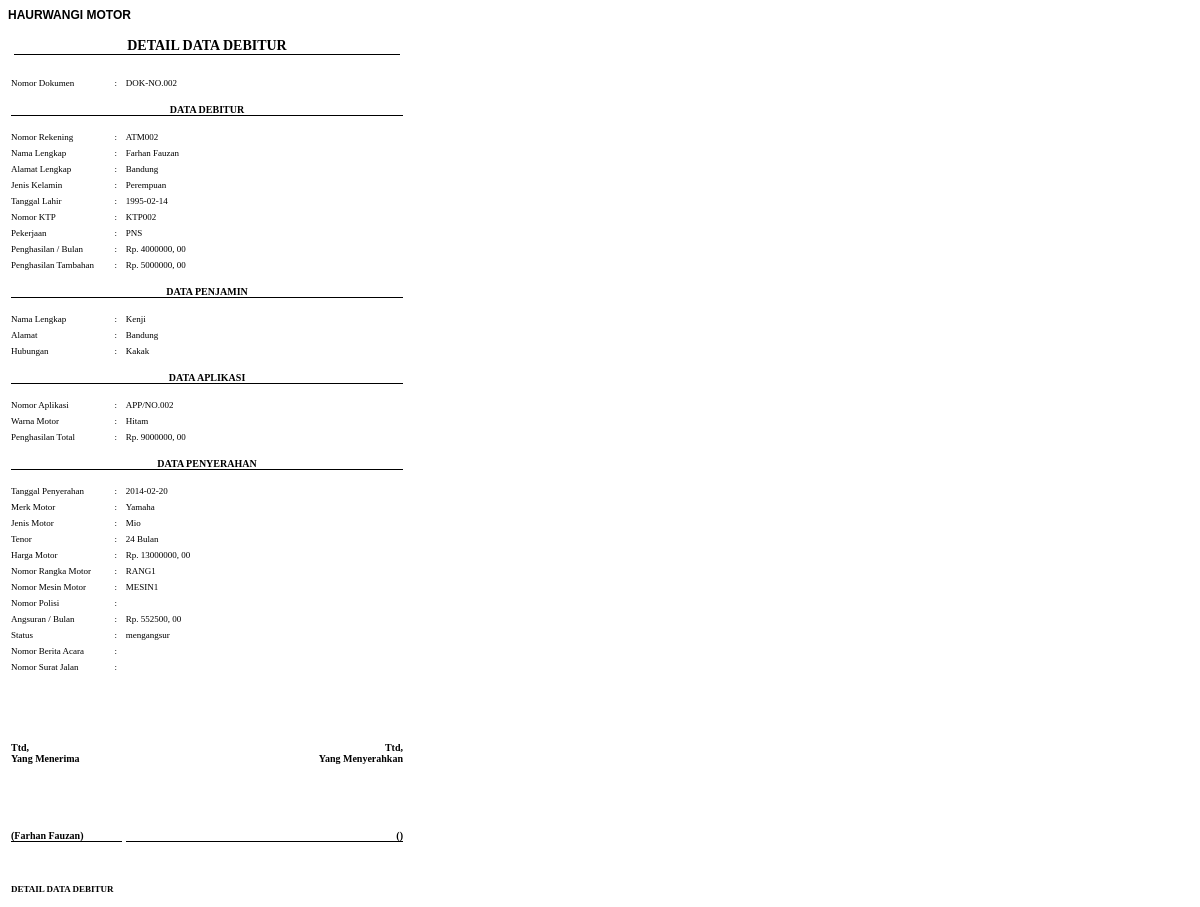
/module/pengajuan/pengajuan_view.php?no_dok=DOK-NO.002, run on the app's committed database.
### tables this page shows
CREATE TABLE IF NOT EXISTS `penjamin` (
  `penjamin_no_penjamin` varchar(10) NOT NULL,
  `penjamin_nama` varchar(40) NOT NULL,
  `penjamin_alamat` varchar(100) NOT NULL,
  `penjamin_tgllahir` varchar(10) NOT NULL,
  `penjamin_hubungan` varchar(10) NOT NULL,
  PRIMARY KEY (`penjamin_no_penjamin`)
);

CREATE TABLE IF NOT EXISTS `akad` (
  `akad_no_dokumen` varchar(10) NOT NULL,
  `akad_tgl` varchar(10) NOT NULL,
  `debitur_no_rekening` varchar(25) NOT NULL,
  `penjamin_no_penjamin` varchar(10) NOT NULL,
  `akad_tenor` varchar(5) NOT NULL,
  `akad_merk_motor` varchar(20) NOT NULL,
  `akad_jenis_motor` varchar(10) NOT NULL,
  `akad_harga` varchar(10) NOT NULL,
  `akad_no_rangka` varchar(10) NOT NULL,
  `akad_no_mesin` varchar(10) NOT NULL,
  `akad_angsuran` varchar(6) NOT NULL,
  `akad_status` varchar(10) NOT NULL,
  PRIMARY KEY (`akad_no_dokumen`)
);

CREATE TABLE IF NOT EXISTS `debitur` (
  `debitur_no_rekening` varchar(25) NOT NULL,
  `debitur_nama` varchar(40) NOT NULL,
  `debitur_alamat` varchar(100) NOT NULL,
  `debitur_tgllahir` varchar(10) NOT NULL,
  `debitur_noktp` varchar(20) NOT NULL,
  `debitur_jk` varchar(10) NOT NULL,
  `debitur_pekerjaan` varchar(20) NOT NULL,
  `debitur_penghasilan` varchar(10) NOT NULL,
  `debitur_penghasilan2` varchar(10) NOT NULL,
  `penjamin_no_penjamin` varchar(10) NOT NULL,
  PRIMARY KEY (`debitur_no_rekening`)
);

CREATE TABLE IF NOT EXISTS `aplikasi` (
  `aplikasi_no_aplikasi` varchar(10) NOT NULL,
  `aplikasi_merk_motor` varchar(20) NOT NULL,
  `aplikasi_jenis_motor` varchar(10) NOT NULL,
  `aplikasi_warna` varchar(10) NOT NULL,
  `aplikasi_tpenghasilan` varchar(10) NOT NULL,
  `debitur_no_rekening` varchar(25) NOT NULL,
  PRIMARY KEY (`aplikasi_no_aplikasi`)
);

### module/pengajuan/pengajuan_view.php (the view, shortened to what this page needs)
<?php
$no_dok=$_GET['no_dok'];
$query="SELECT
debitur.debitur_nama AS debitur_nama,
debitur.debitur_alamat AS debitur_alamat,
debitur.debitur_noktp AS debitur_noktp,
debitur.debitur_jk AS debitur_jk,
debitur.debitur_pekerjaan AS debitur_pekerjaan,
debitur.debitur_penghasilan AS debitur_penghasilan,
debitur.debitur_penghasilan2 AS debitur_penghasilan2,
debitur.debitur_tgllahir AS debitur_tgllahir,
penjamin.penjamin_no_penjamin AS penjamin_no_penjamin,
penjamin.penjamin_nama AS penjamin_nama,
penjamin.penjamin_alamat AS penjamin_alamat,
penjamin.penjamin_tgllahir AS penjamin_tgllahir,
penjamin.penjamin_hubungan AS penjamin_hubungan,
debitur.debitur_no_rekening AS debitur_no_rekening,
aplikasi.aplikasi_no_aplikasi AS aplikasi_no_aplikasi,
aplikasi.aplikasi_warna AS aplikasi_warna,
aplikasi.aplikasi_tpenghasilan AS aplikasi_tpenghasilan,
akad.akad_no_dokumen AS akad_no_dokumen,
akad.akad_tgl AS akad_tgl,
akad.akad_tenor AS akad_tenor,
akad.akad_merk_motor AS akad_merk_motor,
akad.akad_jenis_motor AS akad_jenis_motor,
akad.akad_harga AS akad_harga,
akad.akad_no_rangka AS akad_no_rangka,
akad.akad_no_mesin AS akad_no_mesin,
akad.akad_angsuran AS akad_angsuran,
akad.akad_status AS akad_status
FROM
penjamin
INNER JOIN debitur ON debitur.penjamin_no_penjamin = penjamin.penjamin_no_penjamin
INNER JOIN aplikasi ON debitur.debitur_no_rekening = aplikasi.debitur_no_rekening
INNER JOIN akad ON debitur.debitur_no_rekening = akad.debitur_no_rekening
WHERE akad.akad_no_dokumen='$no_dok'
";
$send=mysql_query($query) ;
$res=mysql_fetch_array($send);
$query2 = "SELECT no_berita_acara, no_surat_jalan, yang_menyerahkan, tgl_penyerahan, no_polisi FROM penyerahan WHERE no_dokumen='$no_dok'";
$send2=mysql_query($query2) ;
$res2=mysql_fetch_array($send2);
?>
<!DOCTYPE html PUBLIC "-//W3C//DTD XHTML 1.0 Transitional//EN" "http://www.w3.org/TR/xhtml1/DTD/xhtml1-transitional.dtd">
<html xmlns="http://www.w3.org/1999/xhtml">
<head>
</head>
<body>
<div id="judul"><span class="style23">HAURWANGI MOTOR</span></div>
<table class="data form" width="398" height="62">
	<tr>
    	<td colspan="3" class="judul"><p align="center"><span class='detail'>DETAIL DATA DEBITUR</span></p></td>
    </tr>
	<tr><td colspan="3"></td></tr>
    <tr>
    	<td width="170">Nomor Dokumen</td>
        <td width="13">:</td>
    	<td width="550"><?=$res['akad_no_dokumen']; ?></td>
 	</tr>
	<tr>
    	<td colspan="3" ><p align="center">DATA DEBITUR</p></td>
    </tr>
    <tr>
    	<td width="170">Nomor Rekening</td>
        <td width="13">:</td>
    	<td width="550"><?=$res['debitur_no_rekening'] ?></td>
 	</tr>
    <tr>
    	<td width="170">Nama Lengkap</td>
        <td width="13">:</td>
    	<td width="550"><?=$res['debitur_nama'] ?></td>
 	</tr>
    <tr>
    	<td width="170">Alamat Lengkap</td>
        <td width="13">:</td>
    	<td width="550"><?=$res['debitur_alamat'] ?></td>
 	</tr>
    <tr>
    	<td width="170">Jenis Kelamin</td>
        <td width="13">:</td>
    	<td width="550"><?=$res['debitur_jk'] ?></td>
 	</tr>
    <tr>
    	<td width="170">Tanggal Lahir</td>
        <td width="13">:</td>
    	<td width="550"><?=$res['debitur_tgllahir'] ?></td>
 	</tr>
    <tr>
    	<td width="170">Nomor KTP</td>
        <td width="13">:</td>
    	<td width="550"><?=$res['debitur_noktp'] ?></td>
 	</tr>
    <tr>
    	<td width="170">Pekerjaan</td>
        <td width="13">:</td>
    	<td width="550"><?=$res['debitur_pekerjaan'] ?></td>
 	</tr>
    <tr>
    	<td width="170">Penghasilan / Bulan</td>
        <td width="13">:</td>
    	<td width="550">Rp. <?=$res['debitur_penghasilan'] ?>, 00</td>
 	</tr>
    <tr>
    	<td width="170">Penghasilan Tambahan</td>
        <td width="13">:</td>
    	<td width="550">Rp. <?=$res['debitur_penghasilan2'] ?>, 00</td>
 	</tr>
	<tr>
    	<td colspan="3" ><p align="center">DATA PENJAMIN</p></td>
    </tr>
    <tr>
    	<td width="170">Nama Lengkap</td>
        <td width="13">:</td>
    	<td width="550"><?=$res['penjamin_nama'] ?></td>
 	</tr>
    <tr>
    	<td width="170">Alamat</td>
        <td width="13">:</td>
    	<td width="550"><?=$res['penjamin_alamat'] ?></td>
 	</tr>
    <tr>
    	<td width="170">Hubungan</td>
        <td width="13">:</td>
    	<td width="550"><?=$res['penjamin_hubungan'] ?></td>
 	</tr>
	<tr>
    	<td colspan="3" ><p align="center">DATA APLIKASI</p></td>
    </tr>
    <tr>
    	<td width="170">Nomor Aplikasi</td>
        <td width="13">:</td>
    	<td width="550"><?=$res['aplikasi_no_aplikasi'] ?></td>
 	</tr>
    <tr>
    	<td width="170">Warna Motor</td>
        <td width="13">:</td>
    	<td width="550"><?=$res['aplikasi_warna'] ?></td>
 	</tr>
    <tr>
    	<td width="170">Penghasilan Total</td>
        <td width="13">:</td>
    	<td width="550">Rp. <?=$res['aplikasi_tpenghasilan'] ?>, 00</td>
 	</tr>
	<tr>
    	<td colspan="3" ><p align="center">DATA PENYERAHAN</p></td>
    </tr>
    <tr>
    	<td width="170">Tanggal Penyerahan</td>
        <td width="13">:</td>
    	<td width="550"><?=$res['akad_tgl'] ?></td>
 	</tr>
    <tr>
    	<td width="170">Merk Motor</td>
        <td width="13">:</td>
    	<td width="550"><?=$res['akad_merk_motor'] ?></td>
 	</tr>
    <tr>
    	<td width="170">Jenis Motor</td>
        <td width="13">:</td>
    	<td width="550"><?=$res['akad_jenis_motor'] ?></td>
 	</tr>
    <tr>
    	<td width="170">Tenor</td>
        <td width="13">:</td>
    	<td width="550"><?=$res['akad_tenor'] ?> Bulan</td>
 	</tr>
    <tr>
    	<td width="170">Harga Motor</td>
        <td width="13">:</td>
    	<td width="550">Rp. <?=$res['akad_harga'] ?>, 00</td>
 	</tr>
    <tr>
    	<td width="170">Nomor Rangka Motor</td>
        <td width="13">:</td>
    	<td width="550"><?=$res['akad_no_rangka'] ?></td>
 	</tr>
    <tr>
    	<td width="170">Nomor Mesin Motor</td>
        <td width="13">:</td>
    	<td width="550"><?=$res['akad_no_mesin'] ?></td>
 	</tr>
    <tr>
    	<td width="170">Nomor Polisi</td>
        <td width="13">:</td>
    	<td width="550"><?=$res2['no_polisi'] ?></td>
 	</tr>
    <tr>
    	<td width="170">Angsuran / Bulan</td>
        <td width="13">:</td>
    	<td width="550">Rp. <?=$res['akad_angsuran'] ?>, 00</td>
 	</tr>
    <tr>
    	<td width="170">Status</td>
        <td width="13">:</td>
    	<td width="550"><?=$res['akad_status'] ?> </td>
 	</tr>
    <tr>
    	<td width="170">Nomor Berita Acara</td>
        <td width="13">:</td>
    	<td width="550"><?=$res2['no_berita_acara'] ?></td>
 	</tr>
    <tr>
    	<td width="170">Nomor Surat Jalan</td>
        <td width="13">:</td>
    	<td width="550"><?=$res2['no_surat_jalan'] ?></td>
 	</tr>
    <tr>
    	<td></td>
    	<td></td>
    	<td></td>
    </tr>
    <tr>
    	<td></td>
    	<td></td>
    	<td></td>
    </tr>
    <tr>
    	<td></td>
    	<td></td>
    	<td></td>
    </tr>
    <tr>
    	<td></td>
    	<td></td>
    	<td></td>
    </tr>
    <tr>
    	<td></td>
    	<td></td>
    	<td></td>
    </tr>
    <tr>
    	<td></td>
    	<td></td>
    	<td></td>
    </tr>
    <tr>
    	<td></td>
    	<td></td>
    	<td></td>
    </tr>
    <tr>
    	<td></td>
    	<td></td>
    	<td></td>
    </tr>
    <tr>
    	<td></td>
    	<td></td>
    	<td></td>
    </tr>
    	<tr>
        	<td colspan="2"><p align="left">Ttd,<br />Yang Menerima<br /><br /><br /><br /><br /><br /><br />
    	(<?=$res['debitur_nama'] ?>)</p></td>
        	<td colspan="3"><p align="right">Ttd,<br />Yang Menyerahkan<br /><br /><br /><br /><br /><br /><br />
    	(<?=$res2['yang_menyerahkan'] ?>)</p></td>
      	</tr>
    <tr>
    	<td colspan="3"><div class="ttd"></div></td>
    </tr>
	<tr>
    	<td colspan="3"><b>DETAIL DATA DEBITUR</b></td>
    </tr>
</table>
</body>
</html>

### module/pengajuan/pengajuan_view.php (style rules this page uses)
table { border:none; font-size:10px; }
.judul { padding:4px; margin:auto; font-size:18px; font-weight:bold; border:1px solid #000 dashed; }
td { font-size:9px; padding-bottom:3px; }
p { font-size:10px; border-bottom:1px solid #000; font-weight:bold; }
.detail { font-size:14px; margin:auto; }

### data on the page
penjamin: akad.akad_no_dokumen "DOK-NO.002", debitur.debitur_no_rekening "ATM002", debitur.debitur_nama "Farhan Fauzan", debitur.debitur_alamat "Bandung", debitur.debitur_jk "Perempuan", debitur.debitur_tgllahir "1995-02-14", debitur.debitur_noktp "KTP002", debitur.debitur_pekerjaan "PNS", debitur.debitur_penghasilan "4000000", debitur.debitur_penghasilan2 "5000000", penjamin_nama "Kenji", penjamin_alamat "Bandung", penjamin_hubungan "Kakak", aplikasi.aplikasi_no_aplikasi "APP/NO.002", aplikasi.aplikasi_warna "Hitam", aplikasi.aplikasi_tpenghasilan "9000000", akad.akad_tgl "2014-02-20", akad.akad_merk_motor "Yamaha", akad.akad_jenis_motor "Mio", akad.akad_tenor "24", akad.akad_harga "13000000", akad.akad_no_rangka "RANG1", akad.akad_no_mesin "MESIN1", akad.akad_angsuran "552500", akad.akad_status "mengangsur"
